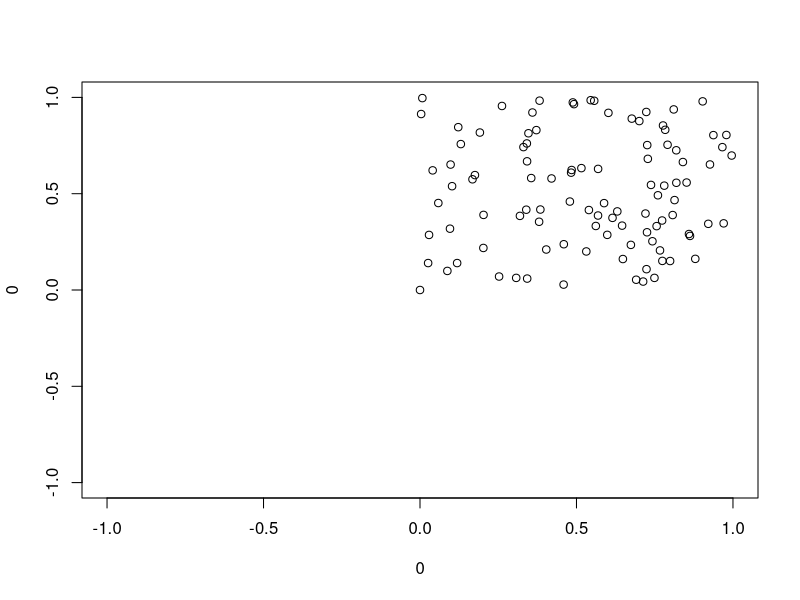
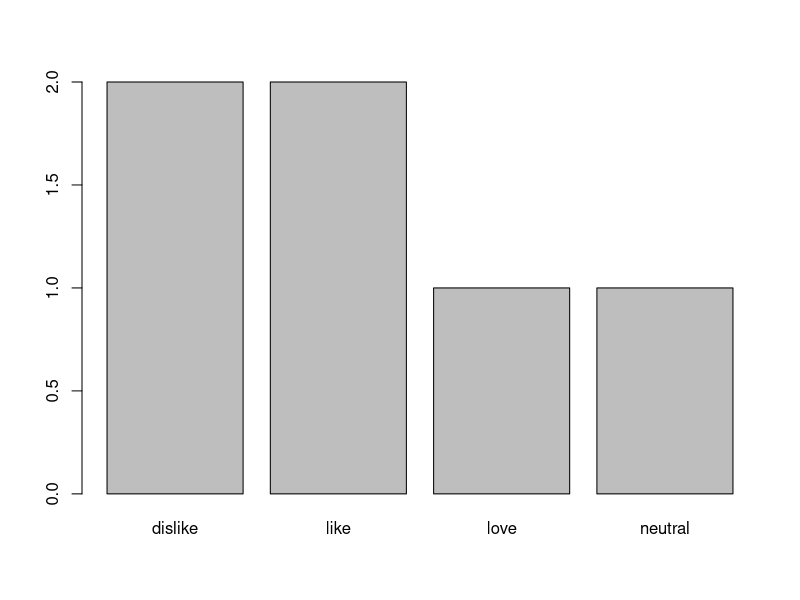
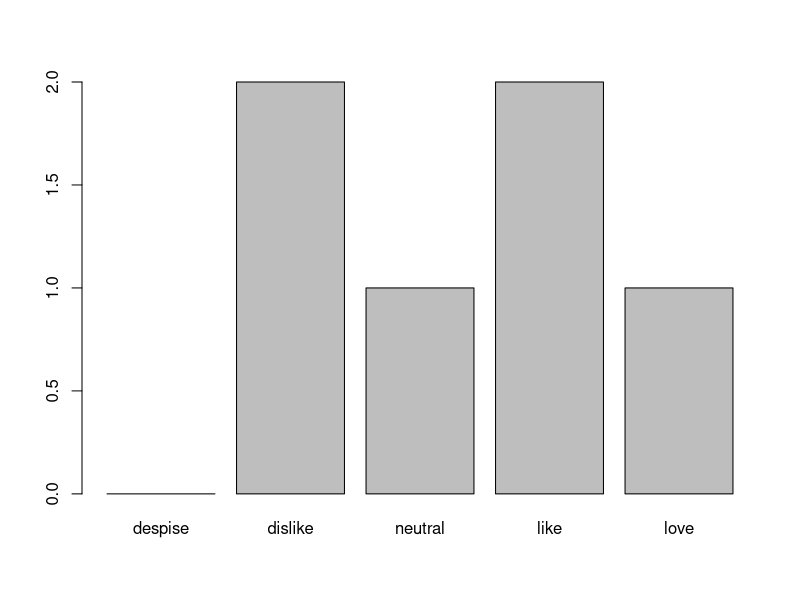

Recreate these plots in R, in order.
## PS 2
## Omar Abdelsalam, 3042974730

## Lists

## 1: Create a list called my_list with the three following items. Name them "char_vec", "char_mat", and 
# "list". Draw this list as a train with cargo in the space below.

list_el_1 <- "crane"
list_el_2 <- matrix(c("a", "b", "c", "d"))
list_el_3 <- list(c(3.2, 5.7, 9), c(FALSE, TRUE))

my_list <- list(char_vec = list_el_1, char_mat = list_el_2, list = list_el_3)
print(my_list)

# Train my_list: Car > char_vec[["crane"]] > char_mat[[matrix(c("a", "b", "c", "d"))]]
# > list[[Train list_el_3: Car > x1[[3.2, 5.7, 9]] > x2[[FALSE, TRUE]]]]

# 2: The same list but without char_mat
my_list[-2]

# 3: The character string "crane"
my_list$char_vec[[1]]

# 4: The element "d"
my_list$char_mat[[4]]

# 5: The element "d" repeated several times to form a character vector of length 4.
rep(my_list$char_mat[[4]], times=4)

# 6: The double vector as the sole element of the list
my_list$list[[1]]

# 7: The value TRUE
my_list$list[[2]][2]

## Control Flow

# 8: Write an if statement that takes an exam score like score <- 93 and returns "A" if the score is greater than 90.
score <- 93
if(score > 90)
  {
  print("A")
}

# 9. Write an if statement that takes a single integer n and prints “even” if n is divisible by 2, “odd” otherwise.
# Test your code with n <- 7 and n <- 16. (*Hint 1: experiment with the modulo operator %%, e.g 3 %% 2.)
n <- 7
if(n %% 2 == 0)
  {
  print("even")
} else {
  print("odd")
}

# 10. Extend your previous answer to return letters grades of A, B, C, or “no pass” if the score is in the 90s, 
# 80s, 70s, or less than 70, respectively.

if(score >= 90) {
  print("A")
} else if(score < 90 && score >= 80) {
  print("B")
} else if(score < 80 && score >= 70) {
  print("C")
} else {
  print("no pass")
}


# 11. On the lines provided below, complete the code to iterate through the vector x and print its contents.
# For this question, the iterator, i, should take as its values the character string elements of x. 
# (Hint: see Option 3 in the slides)
x <- c("apple", "banana", "cherry")

for(i in x) {
  print(i)
}

# 12. Repeat the question but this time, the iterator, i, should take as its values the integers from 1 to 3. 
# (Hint: see Option 1 in the slides)
for(i in 1:length(x)) {
  print(x[i])
}

# 13. Write a for loop that uses x and prints the following output: 
# Fruit 1: apple
# Fruit 2: banana
# Fruit 3: cherry
for(i in 1:length(x)){
  print(paste0("Fruit ", i, ": ", x[i]))
}

# 14. Using a for-loop (don’t cheat with vectorization!), change each of the temperatures of temps_c 
# one-by-one so that they are converted from degrees Celcius to Fahrenheit.
temps_c <- c(0, 10, 20, 30)
for(i in 1:length(temps_c)){
  temps_f <- temps_c[i] * (9/5) + 32
  temps_c[i] <- temps_f
}
print(temps_c)

# 15. For-loops, like if-else statments, can be nested: inside the two for-loops below, 
# your code has access to both of the iterators i and j. Fill in the code below to turn m from 
# a matrix of 0s to a multiplication table showing the products of the integers 1, 2, 3 with one another.
m <- matrix(rep(0, 9), nrow = 3)
for (i in 1:3) {
  for(j in 1:3) {
    m[i, j] <- i*j 
  }
}
rownames(m) <- c("1", "2", "3")
colnames(m) <- c("*1", "*2", "*3")
print(m)

# 16. For fun: Run the following code and view the result.
# plot(0, 0) makes a scatterplot with a single point at (0, 0). 
# points(x, y) will add a point to your plot at (x, y) and runif() works like rnorm() except 
# it generates 1 random uniform number between 0 and 1.
# Modify this code so that your random points appear uniformly along the unit circle 
# (a circle centered at (0, 0) with radius one) instead of uniformly in the upper right quadrant.
plot(0, 0)
for(i in 1:100) {
points(runif(1, min=0, max=1), runif(1, min=0, max=1))
}

# 17. For even more fun: Go onto the class JupyterHub to access the Data In Trees files. 
# Write an R script that uses a for loop to read all of the text file and forms a list 
# where the first element is a character vector named song and the second element is a double vector named distance. 
# The element index in each vector should correspond to the same student’s index card.
# If you figure it out, please share your R script on Ed!

## Functions

# 18: Define a function called f_to_c() that converts temperature in Fahrenheit to Celcius.
f_to_c <- function(temp_c)
{
  (temp_c-32) * (5/9)
}

# 19: Define a function that simulates the result of flipping a coin with sides “heads” and “tails”. 
# Generalize it to be able to simulate an unfair coin, i.e. a coin that does not land “heads” with probability 1/2. (see ?sample())

flipcoin <- function(heads = 0.5, tails = 0.5)
{
  coin <- c("heads", "tails")
  sample(coin, size=1, prob=c(heads, tails))
}
flipcoin()

# 20: Define a function called drop_n_lowest(x, n) that takes two arguments: 
# x, an atomic vector and n, the number of lowest elements to drop. It should return x with the lowest n elements removed. 
# Test your function on a short numeric vector to ensure it works

drop_n_lowest <- function(x = c(1), n = 0)
{
  x <- sort(x, decreasing=FALSE)
  x <- x[(n+1):length(x)]
  print(x)
}
drop_n_lowest(x=c(23, 22, 21, 20, 19), n = 2)

# 21. What are the pros and cons of defining this function with a default of n = 1?
# The pros of defining this function with n=1 means that it will always drop the lowest value if a specified amount of values is not
# given. However, if a vector is empty, it might cause an NA to appear and throw off the intention of the code.

# 22. Define a function called check_water_temp() that takes a temperature value and does the following:
#1. Returns "freezing" if the supplied temp is below 32 degrees F.
#2. Returns "boiling" if the supplied temp is above 212 degrees F¹.
#3. Returns the same numerical temperature that was input if its between 32 and 212 F.
#4. Allows the user to toggle between Fahrenheit or Celcius (but defaults to F) for the units of their input

check_water_temp <- function(temp = 0, celsius = F)
{
  if(celsius == TRUE)
    {
    temp <- f_to_c(temp)
    if(temp < f_to_c(32))
      {
      print("freezing")
    } else if(temp > f_to_c(212))
    {
      print("boiling")
    } else
    {
      print(temp)
    }
  }
  else if(temp < 32)
    {
    print("freezing")
  } else if(temp > 212)
  {
    print("boiling")
  } else
  {
    print(temp)
  }
}

## Factors and Data Frames

# 23. Convert the following character vector to a factor and make a barplot to visualize its distribution 
# (provide your code and sketch of the barplot if writing the PS by hand).

opinion <- c("dislike", "neutral", "dislike", "love", "like", "like")
opfactor <- factor(opinion)
print(opfactor)
barplot(summary(opfactor))

# 24. Add the possibility for an additional level named "despise". 
# Then, reorder the factor sensibly from most negative to most positive and remake your barplot.

newlevels <- c("despise", "dislike", "neutral", "like", "love")
opfactor <- factor(opinion, newlevels, ordered=TRUE)
barplot(summary(opfactor))

# 25. Consider the factor below. Without running the code, predict what as.integer(size) returns
# then explain why the answer would change if the factor had been created without the levels argument

size <- factor(c("M", "S", "L", "S"), levels = c("S", "M", "L"), ordered = TRUE)
# Expecting that as.integer(size) will return a list of 2, 1, 3, 1 (with the order of levels being S=1, M=2, L=3).
as.integer(size)
# This answer would change if the factor was created without levels as it would automatically assign default levels
# to the list, making L 1, M 2, and S 3 based on its order in the UTF8 language.
size <- factor(c("M", "S", "L", "S"))
as.integer(size)
summary(size)
# 26. summary() is a function whose behavior depends on the class of its argument. 
# Describe, in a sentence each, what summary() returns for 
# (a) a numeric vector
# (b) a factor
# (c) a data frame. 
# Why is it useful that one function name can do all three?

# A numeric vector's summary returns a minimum, 1st quarter, median, mean, 3rd quarter, and a maximum.
# A factor's summary returns the levels printed in a single vector and the frequency of each level.
# A data frame's summary returns both the frequency of a factor and the min/1stq and so on from a numeric vector.
# It's useful for one function name to do all three as it helps provide the necessary information for each structure.

# 27. What are the dimensions of the (iris) data frame?
summary(iris) # There are 150 values of 5 variables

# 28. What is the unit of observation (i.e. what is in each row)?
# They are sepal length, width, pedal length, width, and species).

# 29. What is the type of each of the atomic vectors?
# Each of the length vectors are doubles while the species vector is an integer as a factor.

# 30. How can you create a new data frame that has the same number of rows but excludes the columns dealing with sepals
# without using data.frame()?

iris[,3:5]

# 31. Shift the name column in star_wars to be the row names of that data frame. 
# That’s to say, use it to populate the row names and then remove it as a column.

star_wars <- data.frame(
name = c("Anakin", "Padme", "Luke", "Leia"),
gender = c("male", "female", "male", "female"),
height = c(1.88, 1.65, 1.72, 1.50),
weight = c(84, 45, 77, 49)
)

row.names(star_wars) <- star_wars[,1]
star_wars[,-1]

# 33. A data frame is a named list of vectors of the same length. 
# Given that, predict what happens for each of the following and explain your reasoning.
length(star_wars)
# I predict this will return the number of columns in the data frame as they are the arguments of declaring the data frame. 
data.frame(x = 1:4, y = c("a", "b"))
# This will return a new data frame with column 1 through 4 and another column with a b a b.
#data.frame(x = 1:4, y = c("a", "b", "c"))
# This will return an error since there are 4 items in the first vector and 3 in the second, which isn't divisible.

# 34. Convert star_wars to a tibble with as_tibble(), 
# then compare the output of star_wars[, "height"] to star_wars_tbl[, "height"]. 
# What class is each result? Which behavior do you find less surprising, and why?
library(tibble)
star_wars_tbl <- as_tibble(star_wars)
star_wars[, "height"]
star_wars_tbl[, "height"]
class(star_wars)
class(star_wars_tbl)
# The regular data frame returns a vector with the heights. The tibble returns a column with each height in a 4x1 graph.
# The data frame has a class of data frame, and the tibble has three classes: tbl_df, tbl, and data frame.
# I find the data frame behavior to be less surprising considering it's a data frame with its own declaration rather than a tibble
# which is a package of three separate classes.

## Data Wrangling I

day_at_cal <- data.frame(weekday = c("Mon", "Mon", "Tue", "Tue", "Wed", "Wed"), 
study_spot = c("Moffitt", "Doe", "Cory", "MLK", "CITRIS", "Soda"),
ai = c(1.2, 0.4, 2.1, 1, 0.8, 1.6),
steps_k = c(8.5, 6.2, 9.1, 7, 5.8, 10.3))

library(dplyr)

# 35. A data frame containing the 2nd and 5th students.
slice(day_at_cal, c(2, 5))

# 36. A data frame without the 3rd student
slice(day_at_cal, -3)

# 37. A data frame with only the AI hours column
select(day_at_cal, "ai")

# 38. A data frame with only the factor columns
select(day_at_cal, where(is.factor))

# 39. A data frame containing only the students with at least one hour of AI use
filter(day_at_cal, ai >= 1)

# 40. A data frame with students who study in either Moffitt or Doe
filter(day_at_cal, study_spot == c("Moffitt", "Doe"))

# 41. A data frame with a fifth column called ai_min with the AI use in minutes
mutate(day_at_cal, ai_min = ai * 60)

# 42. A data frame with a fifth (logical) column called active_day where the number of steps exceeds 8000
mutate(day_at_cal, active_day = steps_k > 8)

# 43. The same data frame sorted in descending order of number of hours of AI
arrange(day_at_cal, desc(ai))

# 44. The same data frame according to the day of the week. Within rows of the same day of the week,
# sort in descending order of the number of steps
arrange(day_at_cal, weekday, desc(steps_k))

# 45. A data frame with the overall mean hours of AI use. Name that statistic mean_ai
summarize(day_at_cal, mean_ai = mean(ai))

# 46. A data frame with the minimum steps walked (min_steps), the maximum steps walked (max_steps), 
# and the standard deviation of steps walked (sd_steps)
summarize(day_at_cal, min_steps = min(steps_k), max_steps = max(steps_k), sd_steps = sd(steps_k))

# 47. Skim the documentation for the tibble package then write down three ways in which tibbles behave differently than data frames
# Tibbles do less than data frames by avoiding partial matching and changing variables names and types, never creates row names,
# and always lists the variable type at the top of the column.
